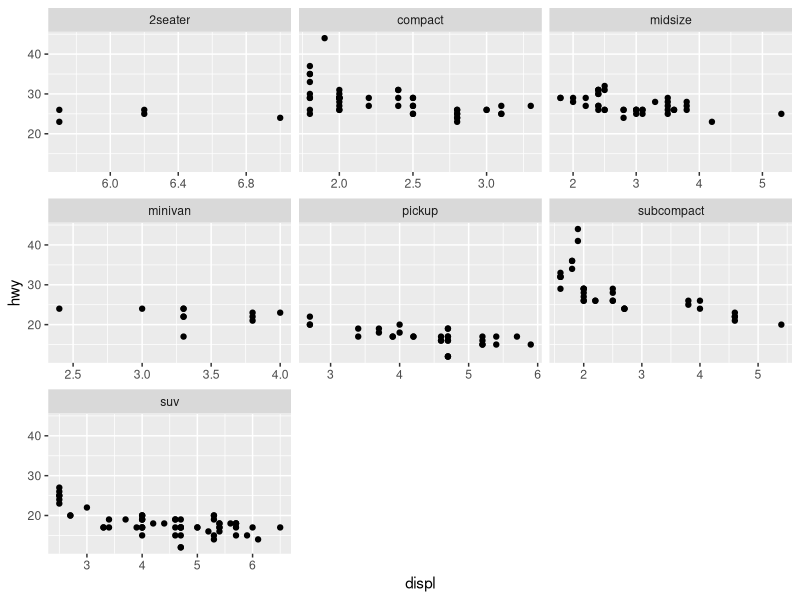

Write the R code that produced this figure.
library(ggplot2)
ggplot(data = mpg) + 
  geom_point(mapping = aes(x = displ, y = hwy)) + 
  facet_wrap(~ class, nrow = 3, scales = "free_x",drop = TRUE, shrink = FALSE, as.table = TRUE, dir = "h", strip.position = "top")